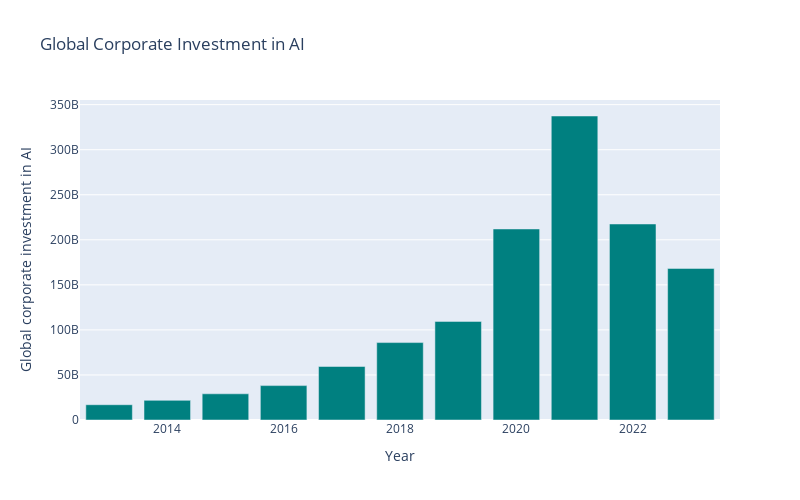

The code cell stored with this chart in its notebook:
### Markdown cell above
4. Customise the color of the bars using the input `color_discrete_sequence` as follows. Note that we have to pass a list of strings, where each string corresponds to a color.  In this case, we pass the color `teal`

### Code cell
fig = px.bar(df, x='Year', y='Global corporate investment in AI',
             color_discrete_sequence=['teal'],
             height = 500, width = 800,
             title = 'Global Corporate Investment in AI')
fig.show()

### Figure 1 — Plotly figure (JSON) as saved in the notebook; plotly's stock layout.template omitted (floating-point values rounded to 4 significant figures)
{"data": [{"alignmentgroup": "True", "hovertemplate": "Year=%{x}<br>Global corporate investment in AI=%{y}<extra></extra>", "legendgroup": "", "marker": {"color": "teal", "pattern": {"shape": ""}}, "name": "", "offsetgroup": "", "orientation": "v", "showlegend": false, "textposition": "auto", "type": "bar", "x": [2013, 2014, 2015, 2016, 2017, 2018, 2019, 2020, 2021, 2022, 2023], "xaxis": "x", "y": [16947452403, 21793308879, 29072854359, 38183017584, 59385279935, 85918060475, 109455247701, 212002677904, 337400000000, 217540668864, 168219155540], "yaxis": "y"}], "layout": {"barmode": "relative", "height": 500, "legend": {"tracegroupgap": 0}, "title": {"text": "Global Corporate Investment in AI"}, "width": 800, "xaxis": {"anchor": "y", "domain": [0, 1], "title": {"text": "Year"}}, "yaxis": {"anchor": "x", "domain": [0, 1], "title": {"text": "Global corporate investment in AI"}}}}
